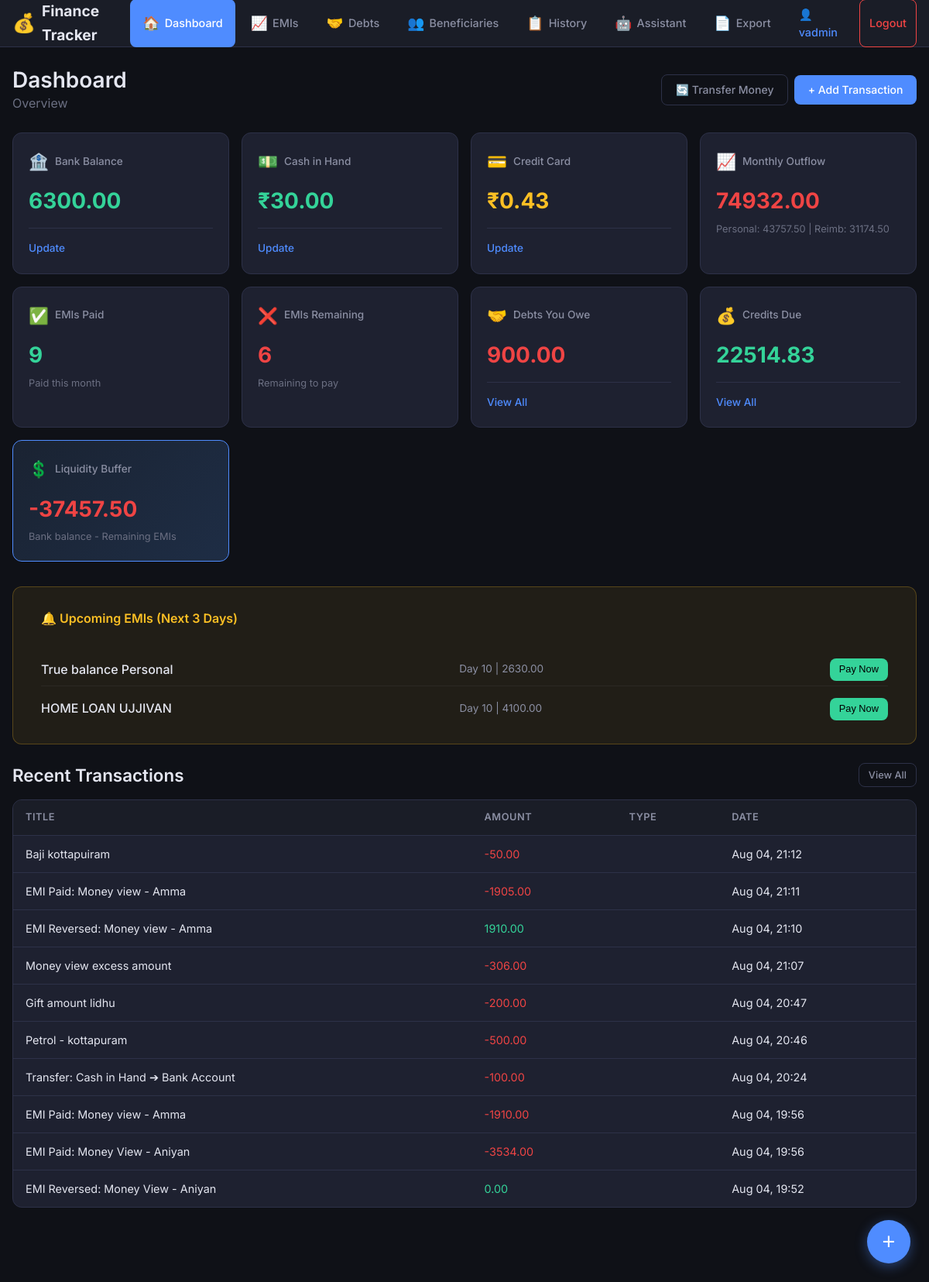
Screenshot of / (signed in) with the database file from the repository.
### finance/models.py (models this page shows, shortened)
class AccountBalance(models.Model):
    user = models.ForeignKey(User, on_delete=models.CASCADE, related_name='balances', null=True, blank=True)
    bank_balance = models.DecimalField(max_digits=12, decimal_places=2, default=0)
    cash_in_hand = models.DecimalField(max_digits=12, decimal_places=2, default=0)
    credit_card_balance = models.DecimalField(max_digits=12, decimal_places=2, default=0)
    updated_at = models.DateTimeField(auto_now=True)
    class Meta:
        verbose_name_plural = "Account Balances"
    @classmethod
    def get_instance(cls, user=None):
        if user and user.is_authenticated:
            obj, created = cls.objects.get_or_create(user=user)
        else:
            obj, created = cls.objects.get_or_create(pk=1)
        return obj

class MonthlyEMI(models.Model):
    STATUS_CHOICES = [
        ('unpaid', 'Unpaid'),
        ('paid', 'Paid'),
        ('overdue', 'Overdue'),
    ]
    CATEGORY_CHOICES = [
        ('emi', 'EMI'),
        ('subscription', 'Subscription'),
        ('insurance', 'Insurance'),
        ('rent', 'Rent'),
        ('utilities', 'Utilities'),
        ('other', 'Other'),
    ]
    user = models.ForeignKey(User, on_delete=models.CASCADE, related_name='emis', null=True, blank=True)
    title = models.CharField(max_length=200)
    due_day = models.IntegerField(help_text="Day of month (1-31)")
    full_amount = models.DecimalField(max_digits=10, decimal_places=2)
    personal_share = models.DecimalField(max_digits=10, decimal_places=2)
    split_with = models.CharField(max_length=200, blank=True, help_text="Comma-separated names")
    category = models.CharField(max_length=20, choices=CATEGORY_CHOICES, default='emi')
    status = models.CharField(max_length=10, choices=STATUS_CHOICES, default='unpaid')
    month_year = models.CharField(max_length=7, help_text="Format: YYYY-MM")
    notes = models.TextField(blank=True)
    created_at = models.DateTimeField(auto_now_add=True)
    paid_date = models.DateField(null=True, blank=True)
    total_loan_amount = models.DecimalField(max_digits=12, decimal_places=2, null=True, blank=True, help_text="Total loan amount")
    total_emis = models.IntegerField(null=True, blank=True, help_text="Total number of tenure EMIs")
    paid_emis = models.IntegerField(default=0, help_text="Number of EMIs paid so far")
    class Meta:
        verbose_name_plural = "Monthly EMIs"
        ordering = ['due_day']

class TransactionHistory(models.Model):
    CATEGORY_CHOICES = [
        ('emi', 'EMI Payment'),
        ('debt_payment', 'Debt Payment'),
        ('credit_received', 'Credit Received'),
        ('income', 'Income'),
        ('expense', 'Expense'),
        ('transfer', 'Transfer'),
        ('other', 'Others'),
    ]
    PAYMENT_MODE_CHOICES = [
        ('bank', 'Bank Account'),
        ('cash', 'Cash in Hand'),
        ('credit_card', 'Credit Card'),
    ]
    user = models.ForeignKey(User, on_delete=models.CASCADE, related_name='transactions', null=True, blank=True)
    title = models.CharField(max_length=200)
    amount = models.DecimalField(max_digits=10, decimal_places=2)
    category = models.CharField(max_length=100, default='Others')
    payment_mode = models.CharField(max_length=20, choices=PAYMENT_MODE_CHOICES, default='bank')
    description = models.TextField(blank=True)
    date = models.DateField(default=date.today)
    is_split = models.BooleanField(default=False)
    is_edited = models.BooleanField(default=False)
    created_at = models.DateTimeField(auto_now_add=True)
    class Meta:
        verbose_name_plural = "Transaction History"
        ordering = ['-date', '-created_at']

### finance/views.py (the view)
# urls.py: path('', views.dashboard, name='dashboard'),
@login_required
def dashboard(request):
    today = date.today()
    current_month = today.strftime('%Y-%m')
    balance = AccountBalance.get_instance(request.user)
    emis = MonthlyEMI.objects.filter(user=request.user, month_year=current_month)
    debts = SplitDebt.objects.filter(user=request.user, debt_type='debt').exclude(status='settled')
    credits = SplitDebt.objects.filter(user=request.user, debt_type='credit').exclude(status='settled')
    recent_transactions = TransactionHistory.objects.filter(user=request.user)[:10]
    total_emi = emis.aggregate(t=Sum('full_amount'))['t'] or Decimal('0')
    total_personal = emis.aggregate(t=Sum('personal_share'))['t'] or Decimal('0')
    total_reimbursable = total_emi - total_personal
    paid_count = emis.filter(status='paid').count()
    unpaid_count = emis.filter(status='unpaid').count() + emis.filter(status='overdue').count()
    total_debt = debts.aggregate(t=Sum('original_amount'))['t'] or Decimal('0')
    total_credit = credits.aggregate(t=Sum('original_amount'))['t'] or Decimal('0')
    liquidity = balance.bank_balance - total_personal
    upcoming = emis.filter(status='unpaid', due_day__gte=today.day, due_day__lte=today.day + 3)
    overdue_reminders = emis.filter(status='overdue')
    context = {
        'balance': balance,
        'emis': emis,
        'total_emi': total_emi,
        'total_personal': total_personal,
        'total_reimbursable': total_reimbursable,
        'paid_count': paid_count,
        'unpaid_count': unpaid_count,
        'total_debt': total_debt,
        'total_credit': total_credit,
        'liquidity': liquidity,
        'upcoming': upcoming,
        'overdue_reminders': overdue_reminders,
        'recent_transactions': recent_transactions,
        'debts': debts,
        'credits': credits,
        'current_month': current_month,
    }
    return render(request, 'finance/dashboard.html', context)

### templates/finance/dashboard.html (shortened to what this page needs)
{% extends 'finance/base.html' %}
{% load humanize %}
{% block content %}
<div class="page-header" style="display: flex; justify-content: space-between; align-items: center; flex-wrap: wrap;">
    <div>
        <h1>Dashboard</h1>
        <p class="text-muted">{{ today|date:"F Y" }} Overview</p>
    </div>
    <div class="page-actions" style="display: flex; gap: 0.5rem;">
        <a href="{% url 'finance:transfer_funds' %}" class="btn btn-outline">🔄 Transfer Money</a>
        <a href="{% url 'finance:transaction_add' %}" class="btn btn-primary">+ Add Transaction</a>
    </div>
</div>
<div class="cards-grid">
    <div class="card card-balance">
        <div class="card-header">
            <span class="card-icon">&#127974;</span>
            <span class="card-label">Bank Balance</span>
        </div>
        <div class="card-value {% if balance.bank_balance < 0 %}text-danger{% else %}text-success{% endif %}">
            {{ balance.bank_balance|floatformat:2 }}
        </div>
        <div class="card-footer">
            <a href="{% url 'finance:balance_update' %}" class="card-link">Update</a>
        </div>
    </div>
    <div class="card card-balance">
        <div class="card-header">
            <span class="card-icon">💵</span>
            <span class="card-label">Cash in Hand</span>
        </div>
        <div class="card-value {% if balance.cash_in_hand < 0 %}text-danger{% else %}text-success{% endif %}">
            ₹{{ balance.cash_in_hand|floatformat:2 }}
        </div>
        <div class="card-footer">
            <a href="{% url 'finance:balance_update' %}" class="card-link">Update</a>
        </div>
    </div>
    <div class="card card-balance">
        <div class="card-header">
            <span class="card-icon">&#128179;</span>
            <span class="card-label">Credit Card</span>
        </div>
        <div class="card-value text-warning">
            ₹{{ balance.credit_card_balance|floatformat:2 }}
        </div>
        <div class="card-footer">
            <a href="{% url 'finance:balance_update' %}" class="card-link">Update</a>
        </div>
    </div>
    <div class="card card-stat">
        <div class="card-header">
            <span class="card-icon">&#128200;</span>
            <span class="card-label">Monthly Outflow</span>
        </div>
        <div class="card-value text-danger">{{ total_emi|floatformat:2 }}</div>
        <div class="card-subtext">Personal: {{ total_personal|floatformat:2 }} | Reimb: {{ total_reimbursable|floatformat:2 }}</div>
    </div>
    <div class="card card-stat">
        <div class="card-header">
            <span class="card-icon">&#9989;</span>
            <span class="card-label">EMIs Paid</span>
        </div>
        <div class="card-value text-success">{{ paid_count }}</div>
        <div class="card-subtext">Paid this month</div>
    </div>
    <div class="card card-stat">
        <div class="card-header">
            <span class="card-icon">&#10060;</span>
            <span class="card-label">EMIs Remaining</span>
        </div>
        <div class="card-value text-danger">{{ unpaid_count }}</div>
        <div class="card-subtext">Remaining to pay</div>
    </div>
    <div class="card card-stat">
        <div class="card-header">
            <span class="card-icon">&#129309;</span>
            <span class="card-label">Debts You Owe</span>
        </div>
        <div class="card-value text-danger">{{ total_debt|floatformat:2 }}</div>
        <div class="card-footer">
            <a href="{% url 'finance:debts_credits' %}" class="card-link">View All</a>
        </div>
    </div>
    <div class="card card-stat">
        <div class="card-header">
            <span class="card-icon">&#128176;</span>
            <span class="card-label">Credits Due</span>
        </div>
        <div class="card-value text-success">{{ total_credit|floatformat:2 }}</div>
        <div class="card-footer">
            <a href="{% url 'finance:debts_credits' %}" class="card-link">View All</a>
        </div>
    </div>
    <div class="card card-highlight">
        <div class="card-header">
            <span class="card-icon">&#128178;</span>
            <span class="card-label">Liquidity Buffer</span>
        </div>
        <div class="card-value {% if liquidity < 0 %}text-danger{% elif liquidity < 5000 %}text-warning{% else %}text-success{% endif %}">
            {{ liquidity|floatformat:2 }}
        </div>
        <div class="card-subtext">Bank balance - Remaining EMIs</div>
    </div>
</div>
{% if upcoming %}
<div class="alert alert-warning">
    <div class="alert-header">
        <span>&#128276; Upcoming EMIs (Next 3 Days)</span>
    </div>
    <div class="alert-body">
        {% for emi in upcoming %}
        <div class="alert-item">
            <span class="alert-item-name">{{ emi.title }}</span>
            <span class="alert-item-detail">Day {{ emi.due_day }} | {{ emi.personal_share|floatformat:2 }}</span>
            <button type="button" class="btn btn-sm btn-success" onclick="openPayModal('{{ emi.pk }}', '{{ emi.title|escapejs }}', '{{ emi.full_amount }}', '{{ emi.personal_share }}', '{{ emi.split_with|escapejs }}', '{% url 'finance:emi_mark_paid' emi.pk %}')">
                Pay Now
            </button>
        </div>
        {% endfor %}
    </div>
</div>
{% endif %}
<div class="section">
    <div class="section-header">
        <h2>Recent Transactions</h2>
        <a href="{% url 'finance:transaction_list' %}" class="btn btn-sm btn-outline">View All</a>
    </div>
    <div class="table-container">
        <table class="table">
            <thead>
                <tr>
                    <th>Title</th>
                    <th>Amount</th>
                    <th>Type</th>
                    <th>Date</th>
                </tr>
            </thead>
            <tbody>
                {% for txn in recent_transactions %}
                <tr>
                    <td>{{ txn.title }}</td>
                    <td class="{% if txn.amount < 0 %}text-danger{% else %}text-success{% endif %}">
                        {{ txn.amount|floatformat:2 }}
                    </td>
                    <td><span class="badge badge-{{ txn.category|lower }}">{{ txn.get_category_display }}</span></td>
                    <td>{{ txn.created_at|date:"M d, H:i" }}</td>
                </tr>
                {% empty %}
                <tr><td colspan="4" class="text-muted text-center">No transactions yet</td></tr>
                {% endfor %}
            </tbody>
        </table>
    </div>
</div>
{% endblock %}

### templates/finance/base.html (shortened to what this page needs)
{% load static %}
{% load humanize %}
<!DOCTYPE html>
<html lang="en">
<head>
    <link rel="stylesheet" href="{% static 'css/style.css' %}">
</head>
<body>
    <nav class="navbar">
        <div class="nav-container">
            <a href="{% url 'finance:dashboard' %}" class="nav-brand">
                <span class="brand-icon">&#128176;</span>
                <span class="brand-text">Finance Tracker</span>
            </a>
            <div class="nav-links" id="navLinks">
                <a href="{% url 'finance:dashboard' %}" class="nav-link {% if request.resolver_match.url_name == 'dashboard' %}active{% endif %}">
                    <span class="nav-icon">&#127968;</span> Dashboard
                </a>
                <a href="{% url 'finance:emi_list' %}" class="nav-link {% if 'emi' in request.resolver_match.url_name %}active{% endif %}">
                    <span class="nav-icon">&#128200;</span> EMIs
                </a>
                <a href="{% url 'finance:debts_credits' %}" class="nav-link {% if 'debt' in request.resolver_match.url_name %}active{% endif %}">
                    <span class="nav-icon">&#129309;</span> Debts
                </a>
                <a href="{% url 'finance:beneficiary_list' %}" class="nav-link {% if 'beneficiary' in request.resolver_match.url_name %}active{% endif %}">
                    <span class="nav-icon">👥</span> Beneficiaries
                </a>
                <a href="{% url 'finance:transaction_list' %}" class="nav-link {% if 'transaction' in request.resolver_match.url_name %}active{% endif %}">
                    <span class="nav-icon">&#128203;</span> History
                </a>
                <a href="{% url 'finance:assistant' %}" class="nav-link {% if 'assistant' in request.resolver_match.url_name %}active{% endif %}">
                    <span class="nav-icon">&#129302;</span> Assistant
                </a>
                <a href="{% url 'finance:export_page' %}" class="nav-link {% if 'export' in request.resolver_match.url_name %}active{% endif %}">
                    <span class="nav-icon">&#128196;</span> Export
                </a>
                {% if user.is_authenticated %}
                <span class="nav-link nav-user">&#128100; {{ user.username }}</span>
                <a href="{% url 'finance:logout' %}" class="nav-link nav-logout">Logout</a>
                {% endif %}
            </div>
        </div>
    </nav>
    <main class="main-content">
        {% block content %}{% endblock %}
    </main>
    <button class="fab" onclick="document.getElementById('addModal').classList.add('active')" title="Quick Add">
        <span>+</span>
    </button>
</body>
</html>

### rows the page displays
AccountBalance: bank_balance "6300.00", cash_in_hand "30.00", credit_card_balance "0.43"
MonthlyEMI: title "True balance Personal", due_day "10", personal_share "2630.00"
MonthlyEMI: title "HOME LOAN UJJIVAN", due_day "10", personal_share "4100.00"
TransactionHistory: title "Baji kottapuiram", amount "-50.00", created_at "Aug 04, 21:12"
TransactionHistory: title "EMI Paid: Money view - Amma", amount "-1905.00", created_at "Aug 04, 21:11"
TransactionHistory: title "EMI Reversed: Money view - Amma", amount "1910.00", created_at "Aug 04, 21:10"
TransactionHistory: title "Money view excess amount", amount "-306.00", created_at "Aug 04, 21:07"
TransactionHistory: title "Gift amount lidhu", amount "-200.00", created_at "Aug 04, 20:47"
TransactionHistory: title "Petrol - kottapuram", amount "-500.00", created_at "Aug 04, 20:46"
TransactionHistory: title "Transfer: Cash in Hand ➔ Bank Account", amount "-100.00", created_at "Aug 04, 20:24"
TransactionHistory: title "EMI Paid: Money view - Amma", amount "-1910.00", created_at "Aug 04, 19:56"
TransactionHistory: title "EMI Paid: Money View - Aniyan", amount "-3534.00", created_at "Aug 04, 19:56"
TransactionHistory: title "EMI Reversed: Money View - Aniyan", amount "0.00", created_at "Aug 04, 19:52"

### other values shown
{{ user.username }} "vadmin"
{{ total_emi|floatformat:2 }} "74932.00"
{{ total_personal|floatformat:2 }} "43757.50"
{{ total_reimbursable|floatformat:2 }} "31174.50"
{{ paid_count }} "9"
{{ unpaid_count }} "6"
{{ total_debt|floatformat:2 }} "900.00"
{{ total_credit|floatformat:2 }} "22514.83"
{{ liquidity|floatformat:2 }} "-37457.50"
